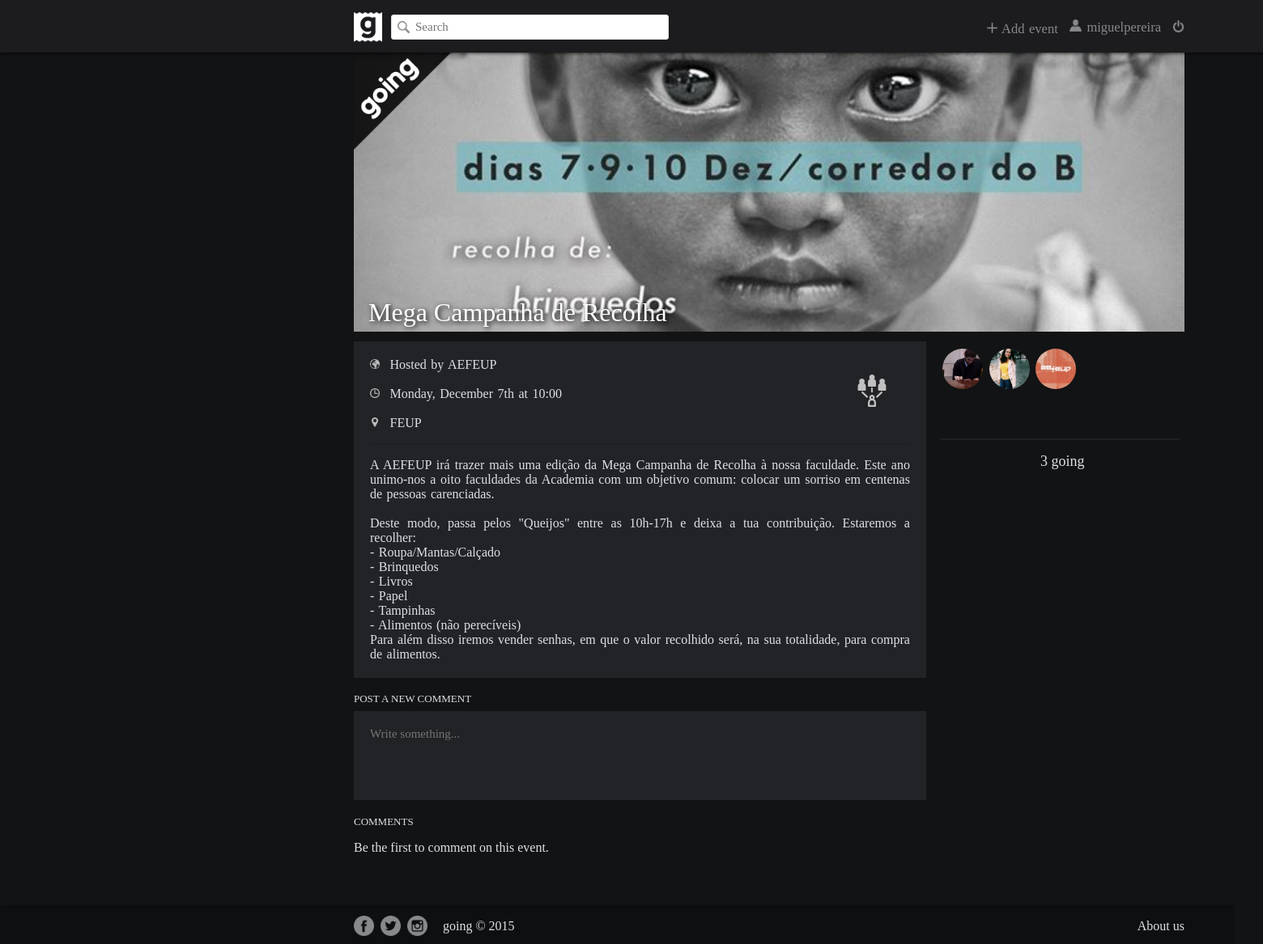
Page /index.php?page=event&id=16 (signed in) on the committed database.
### tables this page shows
CREATE TABLE Events (
	eventID INTEGER PRIMARY KEY AUTOINCREMENT,
	host INTEGER NOT NULL REFERENCES Users(userID),
	banner TEXT,
	name TEXT NOT NULL,
	eventDate DATE NOT NULL,
	location TEXT NOT NULL,
	description TEXT,
	private BOOLEAN,
	type TEXT NOT NULL
);

CREATE TABLE EventGuests (
	eventID INTEGER REFERENCES Events(eventID) ON DELETE CASCADE,
	userID INTEGER REFERENCES Users(userID),
	status TEXT NOT NULL, --invited or going
	PRIMARY KEY(eventID, userID)
);

CREATE TABLE Users (
	userID INTEGER PRIMARY KEY AUTOINCREMENT,
	username TEXT NOT NULL UNIQUE,
	password TEXT NOT NULL,
	email TEXT NOT NULL UNIQUE,
	avatar TEXT,
	accountDate DATE DEFAULT (datetime('now','localtime'))
);

### database/utilities.php (called while the page is built, shortened)
<?php
	function getEventByID($event_id) {
		global $db;
		$stmt = $db->prepare('SELECT * FROM Events WHERE eventID = ?');
		$stmt->execute(array($event_id));
		return $stmt->fetch();
	}
	function isUserGoing($user_id, $event_id) {
		global $db;
		$stmt = $db->prepare('SELECT * FROM EventGuests WHERE eventID = ? AND userID = ?');
		$stmt->execute(array($event_id, $user_id));
		if (!$stmt->fetch())
			return false;
		else
			return true;
	}
	function getUserByID($user_id) {
		global $db;
		$stmt = $db->prepare('SELECT * FROM Users WHERE userID = ?');
		$stmt->execute(array($user_id));
		return $stmt->fetch();
	}
	function getGoings($event_id) {
		global $db;
		$stmt = $db->prepare('SELECT * FROM EventGuests WHERE eventID = ? AND status = ?');
		$stmt->execute(array($event_id, "going"));
		return $stmt->fetchAll();
	}
	function getUsernameByID($user_id) {
		global $db;
		$stmt = $db->prepare('SELECT * FROM Users WHERE userID = ?');
		$stmt->execute(array($user_id));
		$result = $stmt->fetch();
		return $result['username'];
	}
?>

### pages/event.php (the view, shortened to what this page needs)
	<link rel="stylesheet" href="css/event.css">
	<link rel="stylesheet" href="css/navbar.css">
</head>
<div id="container">
<body>
	<?php
		include('navbar.php');
		include('database/connection_external.php');
		include('database/utilities.php');
		if (isset($event_id)) {
			$event = getEventByID($event_id);
			$host = getUsernameByID($event['host']);
			if ($event != null) {
				$event['going'] = isUserGoing($_SESSION['userID'], $event_id);
	?>
	<div id="event-container">
		<div id="event-banner" style='background: url("<?php echo $event['banner']?>") 50% 50% no-repeat; background-size: cover;'>
			<?php
				if($event['going']) {
			?>
			<div id="going-label" style="visibility: visible;"><img src="images/goingLabel.png" height="120" width="120"></div>
			<?php } ?>
			<div id="event-name"><?php echo $event['name']?></div>
		</div>
		<div id="going-info">
			<div id="going-avatars">
			<?php
				$goings = getGoings($event_id);
				if (!empty($goings)) {
					foreach ($goings as $going) {
						$user = getUserByID($going['userID']);
			?>
				<a href="index.php?page=profile&userid=<?php echo $user['userID'] ?>">
				<div class="going-avatar" style="background: url('<?php echo $user['avatar'] ?>') 50% 50% no-repeat; background-size: cover;" title="<?php echo $user['username'] ?>"></div>
				</a>
			<?php } } else { echo '<div id="no-goings">Nobody is attending this event.</div>'; }?>
			</div>
			<?php if (count($goings) != 0) { ?>
				<div class="line-divisor"></div>
				<div id="going-number"><?php echo count($goings) ?> going</div>
			<?php } ?>
		</div>
		<div id="event-info">
			<div id="event-type">
				<img src="images/<?php echo $event['type']?>.png" height="40" width="40" title="<?php echo $event['type']?>">
			</div>
			<ul>
				<li>
					<?php if($event['private']) {?>
						<img src="images/private.png" height="12" width="12" title="Private">
					<?php } else { ?>
						<img src="images/public.png" height="12" width="12" title="Public">
					<?php } ?>
					Hosted by <a href="index.php?page=profile&userid=<?php echo $event['host'] ?>"><?php echo $host?></a>
				</li>
				<li><img src="images/clock.png" height="12" width="12" title="Date"> <?php echo date("l, F jS \a\\t H:i", strtotime($event['eventDate']))?></li>
				<li><img src="images/location.png" height="12" width="12" title="Location"> <?php echo $event['location']?></li>
				<div class="line-divisor"></div>
				<li><?php echo nl2br($event['description'])?></li>
			</ul>
		</div>
		<?php
			$can_comment = false;
			if (isUserGoing($_SESSION['userID'], $event_id) || $_SESSION['username'] == $host) {
				$can_comment = true;
		?>
		<div id="post-comment-title">POST A NEW COMMENT</div>
		<form id="comment-form" action="database/addcomment.php" method="post">
			<textarea id="comment-box" name="comment-box" rows="4" cols="50" placeholder="Write something..." required></textarea>
		</form>
		<?php } ?>
		<div id="comments-title">COMMENTS</div>
		<?php
			$comments = getEventComments($event_id);
			if (empty($comments)) {
				if ($can_comment) {
		?>
		<div id="no-comments">Be the first to comment on this event.</div>
		<?php } else { ?>
		<div id="no-comments">No comments to show.</div>
		<?php } }  ?>
	<?php } else {?>
	<div id="not-found">Event not found.</div>
	<?php } ?>
	<?php } else {?>
	<div id="not-found">Event not found.</div>
	<?php } ?>
	</div>

### css/footer.css (style rules this page uses)
#container { height: 100%; }
body > #container { height: auto; min-height: 100%; }

### css/event.css (style rules this page uses)
.line-divisor { background-color: #1e1f22; width: 100%; height: 2px; }
#event-container { width: 54%; position: relative; left: 23%; margin-top: 0px; }
#event-banner { width: 100%; height: 345px; }
#event-name { font-family: 'Proxima Nova'; position: relative; top: 52%; margin-left: 18px; color: white; text-shadow: 2px 2px 6px rgba(0, 0, 0, 1); font-size: 32px; }
#event-info { font-family: 'Proxima Nova Light'; color: #DFE0E6; margin-top: 12px; padding: 20px; width: 65%; height: auto; max-height: 400px; min-height: 131px; background-color: #222326; }
#event-info a { text-decoration: none; color: #DFE0E6; }
#event-info ul { padding: 0; margin: 0; list-style-type: none; text-align: justify; text-justify: inter-word; overflow: hidden; word-spacing: 1.5px; }
#event-info li img { padding-right: 7px; }
#event-info li:not(:first-child):not(:last-child):not(:nth-last-child(3)) { padding-bottom: 9px; padding-top: 9px; }
#event-info li:nth-last-child(3) { padding-top: 9px; padding-bottom: 16px; }
#event-info li:first-child { padding-bottom: 9px; }
#event-info li:last-child { padding-top: 16px; }
#event-type { position: absolute; float: right; margin-left: 600px; margin-top: 21px; }
#going-info { position: relative; font-family: 'Proxima Nova Light'; color: #DFE0E6; float: right; margin-top: 12px; padding-left: 5px; padding-top: 4px; width: 29.4%; height: 150px; }
#going-info .line-divisor { width: 98%; }
#going-avatars { width: 98%; height: 106px; overflow-y: auto; padding-left: 3px; margin-bottom: 10px; z-index: 50; }
#going-number { font-family: 'Proxima Nova'; font-size: 18px; width: 100%; margin-top: 16px; margin-bottom: 10px; text-align: center; }
.going-avatar { width: 50px; height: 50px; float: left; border-radius: 50%; margin-top: 5px; left: 50%; }
.going-avatar:not(:nth-child(5n+5)) { margin-right: 7.5px; }
#post-comment-title { color: #DFE0E6; margin-top: 18px; font-family: 'Proxima Nova'; font-size: 13px; }
#comment-box { font-family: 'Proxima Nova Light'; font-size: 15px; margin-top: 7px; padding: 20px; width: 65%; height: 70px; border: none; color: #DFE0E6; background-color: #222326; resize: none; outline: none; }
#comments-title { color: #DFE0E6; font-family: 'Proxima Nova'; margin-top: 15px; font-size: 13px; }
#no-comments { font-family: 'Proxima Nova Light'; color: #DFE0E6; margin-top: 15px; margin-bottom: 110px; }

### css/navbar.css (style rules this page uses)
html, body { font-family: 'Proxima Nova'; height: 100%; width: 100%; min-width: 1900px; margin: auto; padding: 0; background-color: #121314; display: none; }

### rows in the picture
events: banner (picture), name "Mega Campanha de Recolha", type (picture), host.username "AEFEUP", eventDate "Monday, December 7th at 10:00", location "FEUP", description "A AEFEUP irá trazer mais uma edição da Mega Campanha de Recolha à nossa faculdade. Este ano unimo-nos a oito faculdades da Academia com um objetivo comum: colocar um sorriso em centenas de pessoas carenciadas. Deste modo, passa pelos \"Queijos\" entre as 10h-17h e deixa a tua contribuição. Estaremos a recolher: - Roupa/Mantas/Calçado - Brinquedos - Livros - Papel - Tampinhas - Alimentos (não perecíveis) Para além disso iremos vender senhas, em que o valor recolhido será, na sua totalidade, para compra de alimentos."
eventguests: userID.avatar (picture)
eventguests: userID.avatar (picture)
eventguests: userID.avatar (picture)

### other values in the picture
$_SESSION['username'] "miguelpereira"
count($goings) "3"
